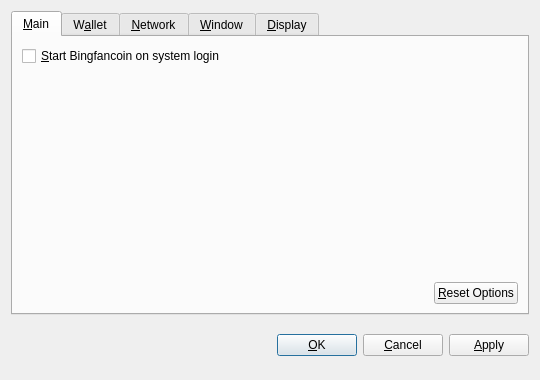
<?xml version="1.0" encoding="UTF-8"?>
<ui version="4.0">
 <class>OptionsDialog</class>
 <widget class="QDialog" name="OptionsDialog">
  <property name="geometry">
   <rect>
    <x>0</x>
    <y>0</y>
    <width>540</width>
    <height>380</height>
   </rect>
  </property>
  <property name="windowTitle">
   <string>Options</string>
  </property>
  <property name="modal">
   <bool>true</bool>
  </property>
  <layout class="QVBoxLayout" name="verticalLayout">
   <item>
    <widget class="QTabWidget" name="tabWidget">
     <property name="tabPosition">
      <enum>QTabWidget::North</enum>
     </property>
     <property name="currentIndex">
      <number>0</number>
     </property>
     <widget class="QWidget" name="tabMain">
      <attribute name="title">
       <string>&amp;Main</string>
      </attribute>
      <layout class="QVBoxLayout" name="verticalLayout_Main">
       <item>
        <widget class="QCheckBox" name="bitcoinAtStartup">
         <property name="toolTip">
          <string>Automatically start Bingfancoin after logging in to the system.</string>
         </property>
         <property name="text">
          <string>&amp;Start Bingfancoin on system login</string>
         </property>
        </widget>
       </item>
       <item>
        <spacer name="verticalSpacer_Main">
         <property name="orientation">
          <enum>Qt::Vertical</enum>
         </property>
         <property name="sizeHint" stdset="0">
          <size>
           <width>20</width>
           <height>40</height>
          </size>
         </property>
        </spacer>
       </item>
       <item>
        <layout class="QHBoxLayout" name="horizontalLayout_2_Main">
         <item>
          <spacer name="horizontalSpacer_2_Main">
           <property name="orientation">
            <enum>Qt::Horizontal</enum>
           </property>
           <property name="sizeHint" stdset="0">
            <size>
             <width>40</width>
             <height>20</height>
            </size>
           </property>
          </spacer>
         </item>
         <item>
          <widget class="QPushButton" name="resetButton">
           <property name="toolTip">
            <string>Reset all client options to default.</string>
           </property>
           <property name="text">
            <string>&amp;Reset Options</string>
           </property>
           <property name="autoDefault">
            <bool>false</bool>
           </property>
          </widget>
         </item>
        </layout>
       </item>
      </layout>
     </widget>
     <widget class="QWidget" name="tabWallet">
      <attribute name="title">
       <string>W&amp;allet</string>
      </attribute>
      <layout class="QVBoxLayout" name="verticalLayout_Network">
       <item>
        <widget class="QLabel" name="transactionFeeInfoLabel">
         <property name="text">
          <string>Optional transaction fee per kB that helps make sure your transactions are processed quickly. Most transactions are 1 kB.</string>
         </property>
         <property name="textFormat">
          <enum>Qt::PlainText</enum>
         </property>
         <property name="wordWrap">
          <bool>true</bool>
         </property>
        </widget>
       </item>
       <item>
        <layout class="QHBoxLayout" name="horizontalLayout_1_Main">
         <item>
          <widget class="QLabel" name="transactionFeeLabel">
           <property name="text">
            <string>Pay transaction &amp;fee</string>
           </property>
           <property name="textFormat">
            <enum>Qt::PlainText</enum>
           </property>
           <property name="buddy">
            <cstring>transactionFee</cstring>
           </property>
          </widget>
         </item>
         <item>
          <widget class="BitcoinAmountField" name="transactionFee"/>
         </item>
         <item>
          <spacer name="horizontalSpacer_1_Main">
           <property name="orientation">
            <enum>Qt::Horizontal</enum>
           </property>
           <property name="sizeHint" stdset="0">
            <size>
             <width>40</width>
             <height>20</height>
            </size>
           </property>
          </spacer>
         </item>
        </layout>
       </item>
       <item>
        <widget class="QLabel" name="label">
         <property name="text">
          <string>If you disable the spending of unconfirmed change, the change from a transaction cannot be used until that transaction has at least one confirmation. This also affects how your balance is computed.</string>
         </property>
         <property name="wordWrap">
          <bool>true</bool>
         </property>
        </widget>
       </item>
       <item>
        <widget class="QCheckBox" name="spendZeroConfChange">
         <property name="text">
          <string>Spend unconfirmed change  (experts only)</string>
         </property>
        </widget>
       </item>
       <item>
        <spacer name="verticalSpacer">
         <property name="orientation">
          <enum>Qt::Vertical</enum>
         </property>
         <property name="sizeHint" stdset="0">
          <size>
           <width>20</width>
           <height>40</height>
          </size>
         </property>
        </spacer>
       </item>
      </layout>
     </widget>
     <widget class="QWidget" name="tabNetwork">
      <attribute name="title">
       <string>&amp;Network</string>
      </attribute>
      <layout class="QVBoxLayout" name="verticalLayout_Network">
       <item>
        <widget class="QCheckBox" name="mapPortUpnp">
         <property name="toolTip">
          <string>Automatically open the Bingfancoin client port on the router. This only works when your router supports UPnP and it is enabled.</string>
         </property>
         <property name="text">
          <string>Map port using &amp;UPnP</string>
         </property>
        </widget>
       </item>
       <item>
        <widget class="QCheckBox" name="connectSocks">
         <property name="toolTip">
          <string>Connect to the Bingfancoin network through a SOCKS proxy (e.g. when connecting through Tor).</string>
         </property>
         <property name="text">
          <string>&amp;Connect through SOCKS proxy:</string>
         </property>
        </widget>
       </item>
       <item>
        <layout class="QHBoxLayout" name="horizontalLayout_Network">
         <item>
          <widget class="QLabel" name="proxyIpLabel">
           <property name="text">
            <string>Proxy &amp;IP:</string>
           </property>
           <property name="textFormat">
            <enum>Qt::PlainText</enum>
           </property>
           <property name="buddy">
            <cstring>proxyIp</cstring>
           </property>
          </widget>
         </item>
         <item>
          <widget class="QValidatedLineEdit" name="proxyIp">
           <property name="maximumSize">
            <size>
             <width>140</width>
             <height>16777215</height>
            </size>
           </property>
           <property name="toolTip">
            <string>IP address of the proxy (e.g. 127.0.0.1)</string>
           </property>
          </widget>
         </item>
         <item>
          <widget class="QLabel" name="proxyPortLabel">
           <property name="text">
            <string>&amp;Port:</string>
           </property>
           <property name="textFormat">
            <enum>Qt::PlainText</enum>
           </property>
           <property name="buddy">
            <cstring>proxyPort</cstring>
           </property>
          </widget>
         </item>
         <item>
          <widget class="QLineEdit" name="proxyPort">
           <property name="maximumSize">
            <size>
             <width>55</width>
             <height>16777215</height>
            </size>
           </property>
           <property name="toolTip">
            <string>Port of the proxy (e.g. 9050)</string>
           </property>
          </widget>
         </item>
         <item>
          <widget class="QLabel" name="socksVersionLabel">
           <property name="text">
            <string>SOCKS &amp;Version:</string>
           </property>
           <property name="textFormat">
            <enum>Qt::PlainText</enum>
           </property>
           <property name="buddy">
            <cstring>socksVersion</cstring>
           </property>
          </widget>
         </item>
         <item>
          <widget class="QValueComboBox" name="socksVersion">
           <property name="toolTip">
            <string>SOCKS version of the proxy (e.g. 5)</string>
           </property>
          </widget>
         </item>
         <item>
          <spacer name="horizontalSpacer_Network">
           <property name="orientation">
            <enum>Qt::Horizontal</enum>
           </property>
           <property name="sizeHint" stdset="0">
            <size>
             <width>40</width>
             <height>20</height>
            </size>
           </property>
          </spacer>
         </item>
        </layout>
       </item>
       <item>
        <spacer name="verticalSpacer_Network">
         <property name="orientation">
          <enum>Qt::Vertical</enum>
         </property>
         <property name="sizeHint" stdset="0">
          <size>
           <width>20</width>
           <height>40</height>
          </size>
         </property>
        </spacer>
       </item>
      </layout>
     </widget>
     <widget class="QWidget" name="tabWindow">
      <attribute name="title">
       <string>&amp;Window</string>
      </attribute>
      <layout class="QVBoxLayout" name="verticalLayout_Window">
       <item>
        <widget class="QCheckBox" name="minimizeToTray">
         <property name="toolTip">
          <string>Show only a tray icon after minimizing the window.</string>
         </property>
         <property name="text">
          <string>&amp;Minimize to the tray instead of the taskbar</string>
         </property>
        </widget>
       </item>
       <item>
        <widget class="QCheckBox" name="minimizeOnClose">
         <property name="toolTip">
          <string>Minimize instead of exit the application when the window is closed. When this option is enabled, the application will be closed only after selecting Quit in the menu.</string>
         </property>
         <property name="text">
          <string>M&amp;inimize on close</string>
         </property>
        </widget>
       </item>
       <item>
        <spacer name="verticalSpacer_Window">
         <property name="orientation">
          <enum>Qt::Vertical</enum>
         </property>
         <property name="sizeHint" stdset="0">
          <size>
           <width>20</width>
           <height>40</height>
          </size>
         </property>
        </spacer>
       </item>
      </layout>
     </widget>
     <widget class="QWidget" name="tabDisplay">
      <attribute name="title">
       <string>&amp;Display</string>
      </attribute>
      <layout class="QVBoxLayout" name="verticalLayout_Display">
       <item>
        <layout class="QHBoxLayout" name="horizontalLayout_1_Display">
         <item>
          <widget class="QLabel" name="langLabel">
           <property name="text">
            <string>User Interface &amp;language:</string>
           </property>
           <property name="textFormat">
            <enum>Qt::PlainText</enum>
           </property>
           <property name="buddy">
            <cstring>lang</cstring>
           </property>
          </widget>
         </item>
         <item>
          <widget class="QValueComboBox" name="lang">
           <property name="toolTip">
            <string>The user interface language can be set here. This setting will take effect after restarting Bingfancoin.</string>
           </property>
          </widget>
         </item>
        </layout>
       </item>
       <item>
        <layout class="QHBoxLayout" name="horizontalLayout_2_Display">
         <item>
          <widget class="QLabel" name="unitLabel">
           <property name="text">
            <string>&amp;Unit to show amounts in:</string>
           </property>
           <property name="textFormat">
            <enum>Qt::PlainText</enum>
           </property>
           <property name="buddy">
            <cstring>unit</cstring>
           </property>
          </widget>
         </item>
         <item>
          <widget class="QValueComboBox" name="unit">
           <property name="toolTip">
            <string>Choose the default subdivision unit to show in the interface and when sending coins.</string>
           </property>
          </widget>
         </item>
        </layout>
       </item>
       <item>
        <widget class="QCheckBox" name="displayAddresses">
         <property name="toolTip">
          <string>Whether to show Bingfancoin addresses in the transaction list or not.</string>
         </property>
         <property name="text">
          <string>&amp;Display addresses in transaction list</string>
         </property>
        </widget>
       </item>
       <item>
        <widget class="QCheckBox" name="coinControlFeatures">
         <property name="toolTip">
          <string>Whether to show coin control features or not.</string>
         </property>
         <property name="text">
          <string>Display coin &amp;control features (experts only!)</string>
         </property>
        </widget>
       </item>
       <item>
        <spacer name="verticalSpacer_Display">
         <property name="orientation">
          <enum>Qt::Vertical</enum>
         </property>
         <property name="sizeHint" stdset="0">
          <size>
           <width>20</width>
           <height>40</height>
          </size>
         </property>
        </spacer>
       </item>
      </layout>
     </widget>
    </widget>
   </item>
   <item>
    <layout class="QHBoxLayout" name="horizontalLayout_Buttons">
     <item>
      <spacer name="horizontalSpacer_1">
       <property name="orientation">
        <enum>Qt::Horizontal</enum>
       </property>
       <property name="sizeHint" stdset="0">
        <size>
         <width>40</width>
         <height>48</height>
        </size>
       </property>
      </spacer>
     </item>
     <item>
      <widget class="QLabel" name="statusLabel">
       <property name="font">
        <font>
         <weight>75</weight>
         <bold>true</bold>
        </font>
       </property>
       <property name="text">
        <string/>
       </property>
       <property name="textFormat">
        <enum>Qt::PlainText</enum>
       </property>
       <property name="wordWrap">
        <bool>true</bool>
       </property>
      </widget>
     </item>
     <item>
      <spacer name="horizontalSpacer_2">
       <property name="orientation">
        <enum>Qt::Horizontal</enum>
       </property>
       <property name="sizeHint" stdset="0">
        <size>
         <width>40</width>
         <height>48</height>
        </size>
       </property>
      </spacer>
     </item>
     <item>
      <widget class="QPushButton" name="okButton">
       <property name="text">
        <string>&amp;OK</string>
       </property>
      </widget>
     </item>
     <item>
      <widget class="QPushButton" name="cancelButton">
       <property name="text">
        <string>&amp;Cancel</string>
       </property>
       <property name="autoDefault">
        <bool>false</bool>
       </property>
      </widget>
     </item>
     <item>
      <widget class="QPushButton" name="applyButton">
       <property name="text">
        <string>&amp;Apply</string>
       </property>
       <property name="autoDefault">
        <bool>false</bool>
       </property>
      </widget>
     </item>
    </layout>
   </item>
  </layout>
 </widget>
 <customwidgets>
  <customwidget>
   <class>BitcoinAmountField</class>
   <extends>QSpinBox</extends>
   <header>bitcoinamountfield.h</header>
  </customwidget>
  <customwidget>
   <class>QValueComboBox</class>
   <extends>QComboBox</extends>
   <header>qvaluecombobox.h</header>
  </customwidget>
  <customwidget>
   <class>QValidatedLineEdit</class>
   <extends>QLineEdit</extends>
   <header>qvalidatedlineedit.h</header>
  </customwidget>
 </customwidgets>
 <resources/>
 <connections/>
</ui>
